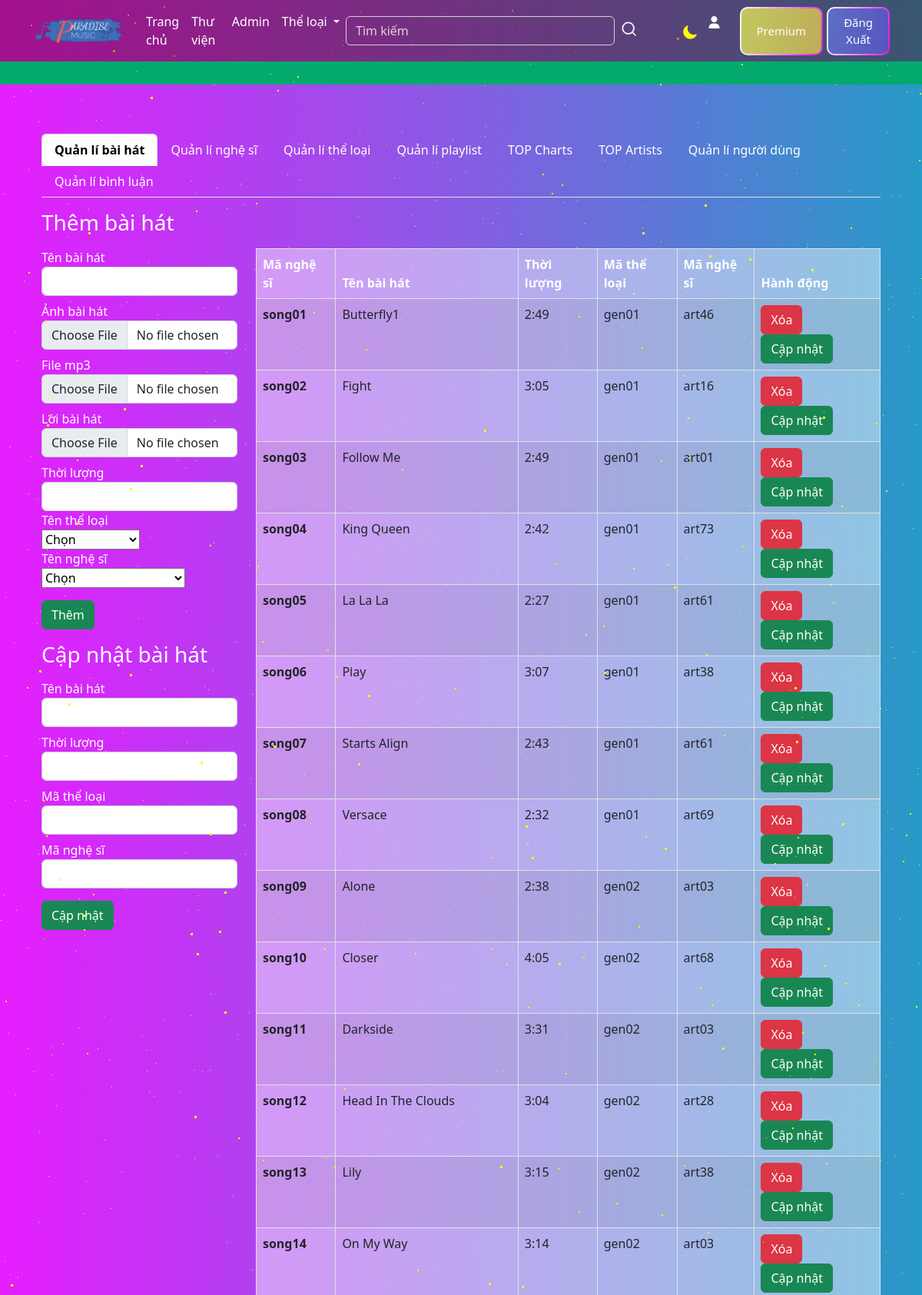
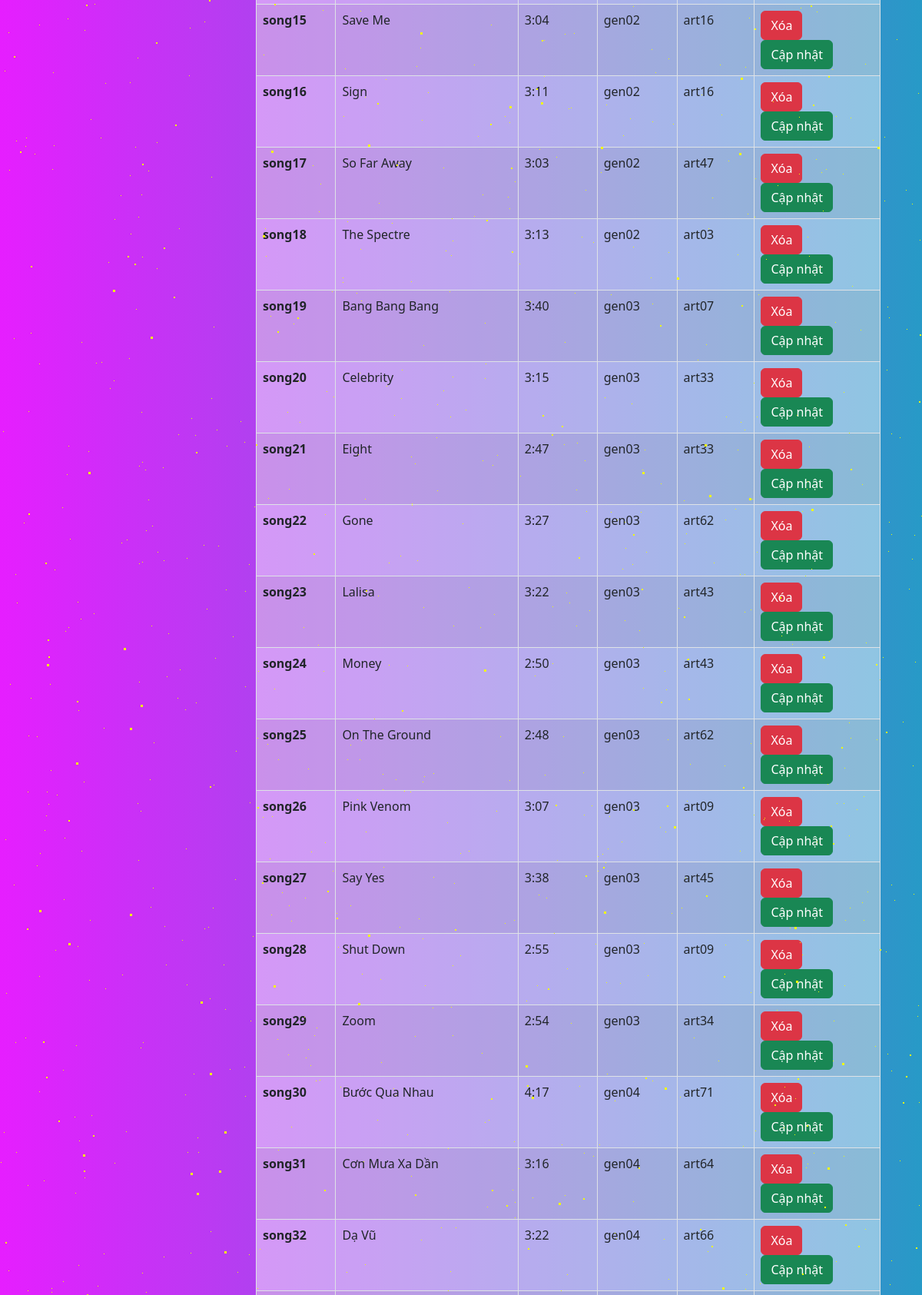
The app's page /source/adminloading.php (signed in, upper part) with its own data (2 pictures, top to bottom).
### tables this page shows
CREATE TABLE `song` (
  `songID` varchar(50) NOT NULL,
  `songName` varchar(50) DEFAULT NULL,
  `songImg` varchar(50) DEFAULT NULL,
  `songPath` varchar(50) DEFAULT NULL,
  `songLyric` varchar(100) DEFAULT NULL,
  `songDuration` varchar(50) DEFAULT NULL,
  `songLiked` int(50) DEFAULT NULL,
  `genreID` varchar(50) DEFAULT NULL,
  `artistID` varchar(50) DEFAULT NULL,
  `ratingStarAverage` float(1,1) DEFAULT NULL
);

### source/admin/loadSong.php (the view)
<?php
echo '
<div class="tab-pane active" id="songManage">
<h3 class=" mt-3 mb-3" style="color: white;">Thêm bài hát</h1>
<div class="row">
    <div class="col-md-3">
    <form action="api/admin/addSong.php" method="post" enctype="multipart/form-data" class="form-horizontal w-100">
    <div class="form-group">
        <label class="control-label" for="songName">Tên bài hát</label>
        <input type="text" class="form-control" name="songName" id="songName" placeholder="">
    </div>
    <div class="form-group mt-2">
        <label class="control-label" for="songImg">Ảnh bài hát</label>
        <input type="file" class="form-control" name="songImg" id="songImg" placeholder="">
    </div>
    <div class="form-group mt-2">
        <label class="control-label" for="songPath">File mp3</label>
        <input type="file" class="form-control" name="songPath" id="songPath" placeholder="">
    </div>
    <div class="form-group mt-2">
        <label class="control-label " for="songLyric">Lời bài hát</label>
        <input type="file" class="form-control" name="songLyric" id="songLyric" placeholder="">
    </div>
    <div class="form-group mt-2">
        <label class="control-label" for="songDuration">Thời lượng</label>
        <input type="text" class="form-control" name="songDuration" id="songDuration" placeholder="">
    </div>
    <div class="form-group mb3">
        <div class="input-group-prepend">
            <label class="control-label" for="genreID">Tên thể loại</label>
        </div>
        <select class="custom-select" name="selectGenre" id="selectGenre">
            <option selected>Chọn</option>';
                $sql = "SELECT * FROM genre";
                $result = mysqli_query($conn, $sql);
                while($row = $result->fetch_assoc()){
                    echo '<option value="'.$row['genreID'].'">'.$row['genreName'].'</option>';
                }echo'
        </select>
    </div>
    <div class="form-group mb3">
        <div class="input-group-prepend">
            <label class="control-label" for="artistID">Tên nghệ sĩ</label>
        </div>
        <select class="custom-select" name="selectArtist" id="selectArtist">
            <option selected>Chọn</option>';
                $sql1 = "SELECT * FROM artist";
                $result1 = mysqli_query($conn, $sql1);
                while($row1 = $result1->fetch_assoc()){
                    echo '<option value="'.$row1['artistID'].'">'.$row1['artistName'].'</option>';
                }echo'
        </select>
    </div>
    <div class="form-group mt-3">
        <button type="submit" class="btn btn-success" name="addsongBtn">Thêm</button>
    </div>
</form>
        <h3 class=" mt-3 mb-3" style="color: white;">Cập nhật bài hát</h1>
        <form class="form-horizontal w-100" action="api/admin/updatesong.php" method="POST">
            <div class="form-group">
                <label class="control-label" for="songName">Tên bài hát</label>
                <input type="text" class="form-control" id="songName1" name="songName1" placeholder="">
                <input type="hidden" class="form-control" id="songNameHide" name="songNameHide" placeholder="">
            </div>
            <div class="form-group mt-2">
                <label class="control-label" for="songDuration">Thời lượng</label>
                <input type="text" class="form-control" id="songDuration1" name="songDuration1" placeholder="">
            </div>
            <div class="form-group mt-2">
                <label class="control-label" for="genID">Mã thể loại</label>
                <input type="text" class="form-control" id="genID1" name="genID1" placeholder="">
            </div>
            <div class="form-group mt-2">
                <label class="control-label" for="artID">Mã nghệ sĩ</label>
                <input type="text" class="form-control" id="artID1" name="artID1" placeholder="">
            </div>
            <div class="form-group mt-3">
                <button id="updatesongBtn-form" type="submit" class="btn btn-success update-Song">Cập nhật</button>
            </div>
        </form>
        <script>
        </script>
    </div>
    <div class="col-md-9">
        <table class="table table-striped table-hover table-bordered">
            <thead>
            <tr>
                <th id="songtID" name="songID">Mã nghệ sĩ</th>
                <th id="songName">Tên bài hát</th>
                <th id="songDuration">Thời lượng</th>
                <th id="genreID">Mã thể loại</th>
                <th id="artistID">Mã nghệ sĩ</th>
                <th id="action">Hành động</th>
            </tr>
            </thead>
            <tbody id="table-body">
                    ';
                        require_once("api/connect.php");
                        $i = 0;
                        $sql = "SELECT * FROM song";
                        $result = mysqli_query($conn, $sql);
                        while($row = $result->fetch_assoc()){
                            echo '
                            <tr>
                            <th>'.$row['songID'].'</th>
                            <td>'.$row['songName'].'</td>
                            <td>'.$row['songDuration'].'</td>
                            <td>'.$row['genreID'].'</td>
                            <td>'.$row['artistID'].'</td>
                            <td>
                            <a href="api/admin/deleteSong.php?s='.$row['songID'].'" class="btn btn-danger delete-Song">Xóa</a>
                            <button id="updatesongBtn'.$i.'" type="submit" class="btn btn-success update-Song">Cập nhật</button>
                            </td>
                            </tr>
                            ';
                            $i++;
                        }
                    echo '
            </tbody>
            </table>
            </div>
            </div>
            </div>
        ';
?>

### source/css/admin.css (style rules this page uses)
h3 { color: white; }
table { color: white; background-color: rgba(255, 255, 255, 0.459); color: white; }
label { color: white; }
thead { color: white; }
input { background-color: rgba(255, 255, 255, 0.429); }

### source/css/navabar&footer.css (style rules this page uses)
body { background-image: linear-gradient(to right, #e61eff, #279ac7); }
.form-control::placeholder { color: rgb(222, 210, 210); opacity: 1; }

### records on screen
song: songID "song01", songName "Butterfly1", songDuration "2:49", genreID "gen01", artistID "art46"
song: songID "song02", songName "Fight", songDuration "3:05", genreID "gen01", artistID "art16"
song: songID "song03", songName "Follow Me", songDuration "2:49", genreID "gen01", artistID "art01"
song: songID "song04", songName "King Queen", songDuration "2:42", genreID "gen01", artistID "art73"
song: songID "song05", songName "La La La", songDuration "2:27", genreID "gen01", artistID "art61"
song: songID "song06", songName "Play", songDuration "3:07", genreID "gen01", artistID "art38"
song: songID "song07", songName "Starts Align", songDuration "2:43", genreID "gen01", artistID "art61"
song: songID "song08", songName "Versace", songDuration "2:32", genreID "gen01", artistID "art69"
song: songID "song09", songName "Alone", songDuration "2:38", genreID "gen02", artistID "art03"
song: songID "song10", songName "Closer", songDuration "4:05", genreID "gen02", artistID "art68"
song: songID "song11", songName "Darkside", songDuration "3:31", genreID "gen02", artistID "art03"
song: songID "song12", songName "Head In The Clouds", songDuration "3:04", genreID "gen02", artistID "art28"
song: songID "song13", songName "Lily", songDuration "3:15", genreID "gen02", artistID "art38"
song: songID "song14", songName "On My Way", songDuration "3:14", genreID "gen02", artistID "art03"
song: songID "song15", songName "Save Me", songDuration "3:04", genreID "gen02", artistID "art16"
song: songID "song16", songName "Sign", songDuration "3:11", genreID "gen02", artistID "art16"
song: songID "song17", songName "So Far Away", songDuration "3:03", genreID "gen02", artistID "art47"
song: songID "song18", songName "The Spectre", songDuration "3:13", genreID "gen02", artistID "art03"
song: songID "song19", songName "Bang Bang Bang", songDuration "3:40", genreID "gen03", artistID "art07"
song: songID "song20", songName "Celebrity", songDuration "3:15", genreID "gen03", artistID "art33"
song: songID "song21", songName "Eight", songDuration "2:47", genreID "gen03", artistID "art33"
song: songID "song22", songName "Gone", songDuration "3:27", genreID "gen03", artistID "art62"
song: songID "song23", songName "Lalisa", songDuration "3:22", genreID "gen03", artistID "art43"
song: songID "song24", songName "Money", songDuration "2:50", genreID "gen03", artistID "art43"
song: songID "song25", songName "On The Ground", songDuration "2:48", genreID "gen03", artistID "art62"
song: songID "song26", songName "Pink Venom", songDuration "3:07", genreID "gen03", artistID "art09"
song: songID "song27", songName "Say Yes", songDuration "3:38", genreID "gen03", artistID "art45"
song: songID "song28", songName "Shut Down", songDuration "2:55", genreID "gen03", artistID "art09"
song: songID "song29", songName "Zoom", songDuration "2:54", genreID "gen03", artistID "art34"
song: songID "song30", songName "Bước Qua Nhau", songDuration "4:17", genreID "gen04", artistID "art71"
song: songID "song31", songName "Cơn Mưa Xa Dần", songDuration "3:16", genreID "gen04", artistID "art64"
song: songID "song32", songName "Dạ Vũ", songDuration "3:22", genreID "gen04", artistID "art66"
